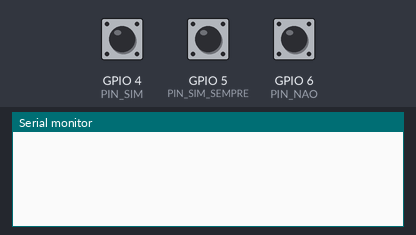
Bench run of a program on a simulated ESP32-C3. Parts: the last lines printed to the serial monitor. Inputs (shaded band) come from the test bench; at power-on: GPIO 4 (PIN_SIM) HIGH, GPIO 5 (PIN_SIM_SEMPRE) HIGH, GPIO 6 (PIN_NAO) HIGH. USB keyboard and mouse output is not drawn.

Above: at 1.2 s.
1.3 s: GPIO 4 (PIN_SIM) pulled LOW for 0.15 s
At 1.9 s:
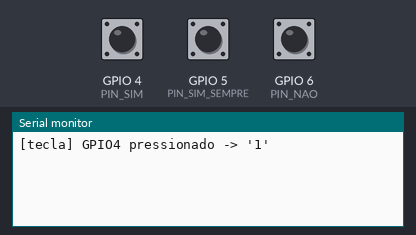
3.5 s: GPIO 5 (PIN_SIM_SEMPRE) pulled LOW for 0.15 s
At 3.85 s:
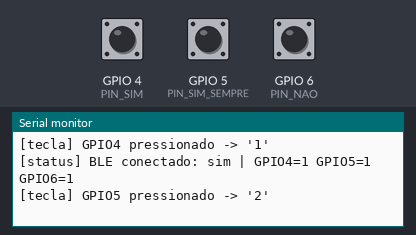
5.1 s: GPIO 6 (PIN_NAO) pulled LOW for 0.15 s
At 5.8 s:
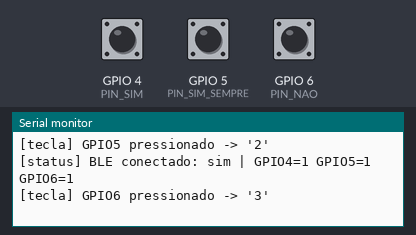
6.7 s: GPIO 4 (PIN_SIM) pulled LOW for 3.2 s
At 9.5 s:
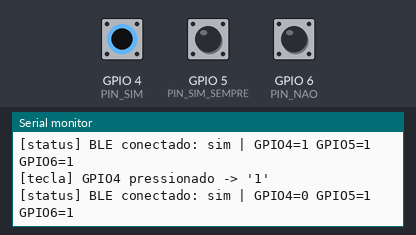
11.4 s: GPIO 5 (PIN_SIM_SEMPRE) pulled LOW for 1 s
At 12.6 s:
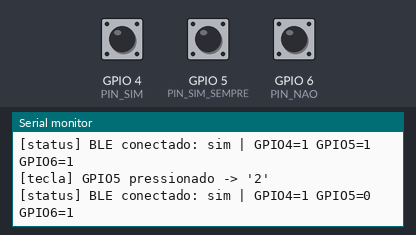
13.9 s: GPIO 6 (PIN_NAO) pulled LOW for 1 s
At 15.3 s:
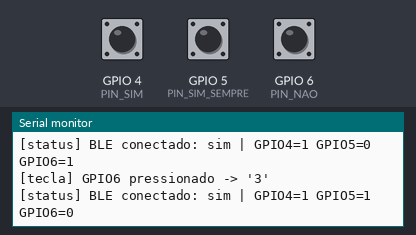
Timing chart, 0 to 16.9 s (numbered marks = the images above; inputs shaded):
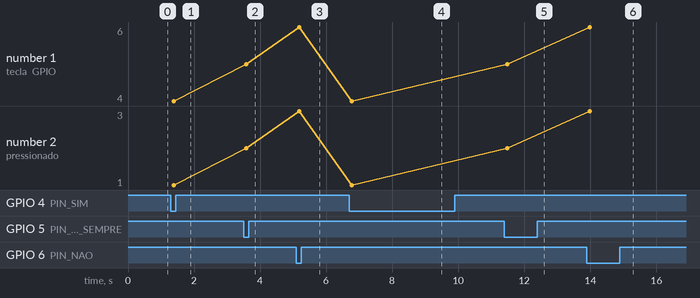

Measured:
- after the input at 1.3 s, the serial monitor: prints a new line after 0.08 s (image 1)
- after the input at 3.5 s, the serial monitor: prints a new line after 0.08 s (image 2)
- after the input at 5.1 s, the serial monitor: prints a new line after 0.08 s (image 3)
- after the input at 6.7 s, the serial monitor: prints a new line after 0.08 s (image 4)
- after the input at 11.4 s, the serial monitor: prints a new line after 0.08 s (image 5)
- after the input at 13.9 s, the serial monitor: prints a new line after 0.08 s (image 6)
- plotted number 2: 1 → 2 after the input at 3.5 s, 2 → 3 after the input at 5.1 s, 1 → 2 after the input at 11.4 s, 2 → 3 after the input at 13.9 s

The program:

main.cpp
```cpp
#include <Arduino.h>
#include <BleKeyboard.h>

// Teclado Bluetooth (BLE HID) de 3 teclas para os prompts de permissao
// do Claude Code. Cada tecla tem um lado ligado ao GND e o outro ao
// pino GPIO (INPUT_PULLUP).
//
// Pinos (ajuste aqui se soldou em GPIOs diferentes):
constexpr uint8_t PIN_SIM        = 4; // "1" - Sim
constexpr uint8_t PIN_SIM_SEMPRE = 5; // "2" - Sim, sempre / nao perguntar novamente
constexpr uint8_t PIN_NAO        = 6; // "3" - Nao

constexpr unsigned long DEBOUNCE_MS = 80;

BleKeyboard bleKeyboard("Claude Code Keyboard", "HBR", 100);

struct Button {
  uint8_t pin;
  char key;
  bool lastRead;
  bool stableState;
  unsigned long lastChangeMs;
};

Button buttons[] = {
  {PIN_SIM,        '1', HIGH, HIGH, 0},
  {PIN_SIM_SEMPRE, '2', HIGH, HIGH, 0},
  {PIN_NAO,        '3', HIGH, HIGH, 0},
};

void setup() {
  Serial.begin(115200);

  for (auto &b : buttons) {
    pinMode(b.pin, INPUT_PULLUP);
  }

  bleKeyboard.begin();
}

void loop() {
  static unsigned long lastStatusMs = 0;
  const unsigned long now = millis();

  if (now - lastStatusMs > 2000) {
    lastStatusMs = now;
    Serial.printf("[status] BLE conectado: %s | GPIO4=%d GPIO5=%d GPIO6=%d\n",
                  bleKeyboard.isConnected() ? "sim" : "nao",
                  digitalRead(PIN_SIM), digitalRead(PIN_SIM_SEMPRE), digitalRead(PIN_NAO));
  }

  for (auto &b : buttons) {
    const bool reading = digitalRead(b.pin);

    if (reading != b.lastRead) {
      b.lastChangeMs = now;
      b.lastRead = reading;
    }

    if ((now - b.lastChangeMs) > DEBOUNCE_MS && reading != b.stableState) {
      b.stableState = reading;

      if (b.stableState == LOW) { // tecla pressionada
        Serial.printf("[tecla] GPIO%d pressionado -> '%c'\n", b.pin, b.key);
        if (bleKeyboard.isConnected()) {
          bleKeyboard.write(b.key);
        } else {
          Serial.println("[aviso] BLE nao conectado, tecla nao enviada");
        }
      }
    }
  }
}
```
